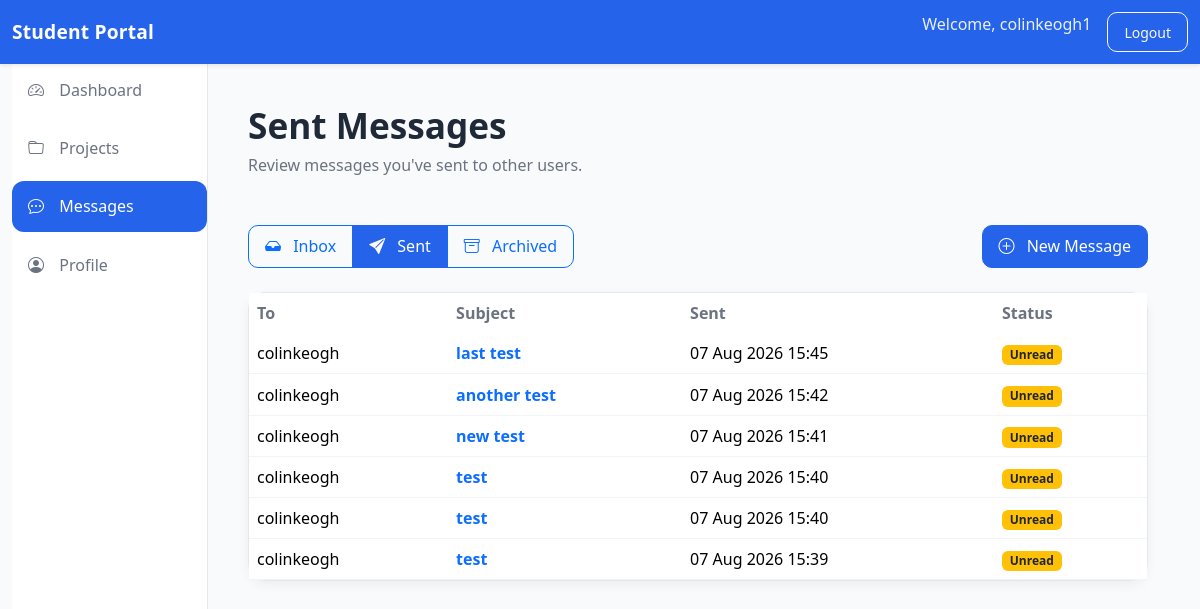
The app's page /messaging/sent/ (signed in), older data.
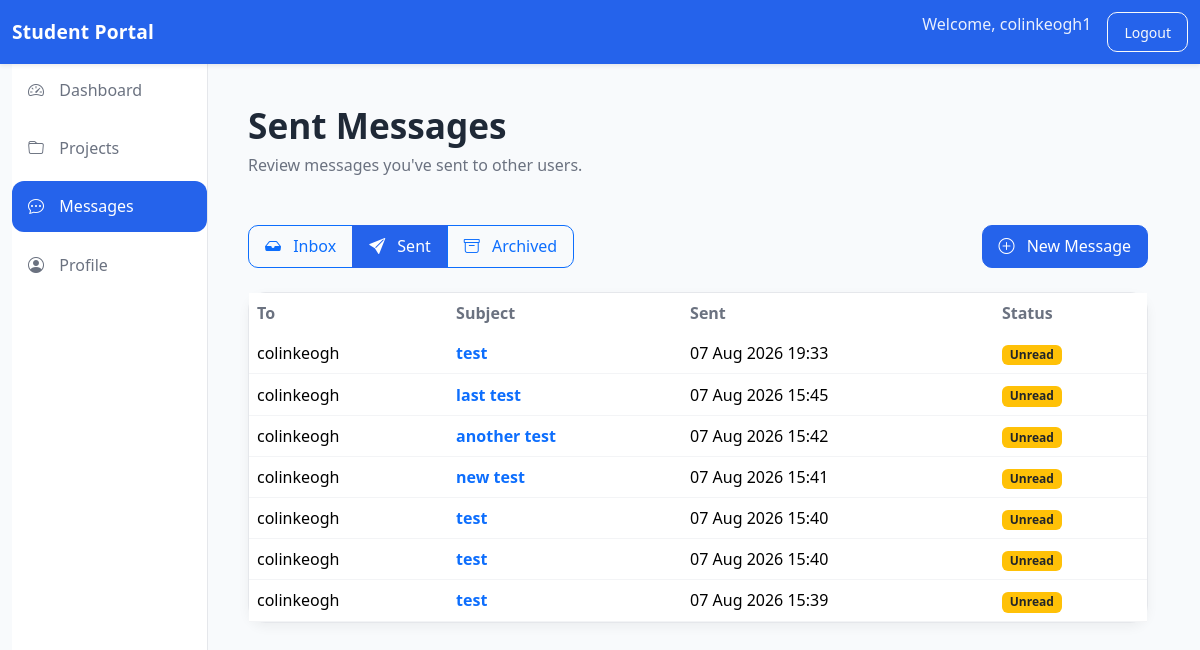
The same page, newer data.
### messaging/models.py (models this page shows, shortened)
class Message(models.Model):
    sender = models.ForeignKey(
        settings.AUTH_USER_MODEL,
        on_delete=models.CASCADE,
        related_name="sent_messages",
    )
    recipient = models.ForeignKey(
        settings.AUTH_USER_MODEL,
        on_delete=models.CASCADE,
        related_name="received_messages",
    )
    subject = models.CharField(
        max_length=200,
    )
    body = models.TextField()
    sent_at = models.DateTimeField(
        auto_now_add=True,
    )
    is_read = models.BooleanField(
        default=False,
    )
    is_archived = models.BooleanField(
        default=False,
    )
    class Meta:
        ordering = ["-sent_at"]

### accounts/models.py (models this page shows)
class CustomUser(AbstractUser):
    pass

### messaging/views.py (the view)
@login_required
def sent_messages(request):
    sent_messages = Message.objects.filter(
        sender=request.user,
    )
    return render(
        request,
        "messaging/sent_messages.html",
        {
            "sent_messages": sent_messages,
        },
    )

### messaging/templates/messaging/sent_messages.html (shortened to what this page needs)
{% extends "base.html" %}
{% block content %}
<div class="mb-5">
    <h1>Sent Messages</h1>
    <p class="text-muted mb-0">
        Review messages you've sent to other users.
    </p>
</div>
<div class="d-flex justify-content-between align-items-center flex-wrap gap-3 mb-4">
    <div class="btn-group">
        <a
            href="{% url 'messaging:inbox' %}"
            class="btn btn-outline-primary">
            <i class="bi bi-inbox-fill me-2"></i>
            Inbox
        </a>
        <a
            href="{% url 'messaging:sent' %}"
            class="btn btn-primary">
            <i class="bi bi-send-fill me-2"></i>
            Sent
        </a>
        <a
            href="{% url 'messaging:archived' %}"
            class="btn btn-outline-primary">
            <i class="bi bi-archive me-2"></i>
            Archived
        </a>
    </div>
    <a
        href="{% url 'messaging:new' %}"
        class="btn btn-primary">
        <i class="bi bi-plus-circle me-2"></i>
        New Message
    </a>
</div>
{% if sent_messages %}
<div class="card">
    <div class="table-responsive">
        <table class="table table-hover align-middle mb-0">
            <thead>
                <tr>
                    <th>To</th>
                    <th>Subject</th>
                    <th>Sent</th>
                    <th>Status</th>
                </tr>
            </thead>
            <tbody>
                {% for message in sent_messages %}
                <tr>
                    <td>
                        {{ message.recipient.username }}
                    </td>
                    <td>
                        <a
                            href="{% url 'messaging:detail' message.pk %}"
                            class="text-decoration-none fw-semibold">
                            {{ message.subject }}
                        </a>
                    </td>
                    <td>
                        {{ message.sent_at|date:"d M Y H:i" }}
                    </td>
                    <td>
                        {% if message.is_read %}
                            <span class="badge bg-success">
                                Read
                            </span>
                        {% else %}
                            <span class="badge bg-warning text-dark">
                                Unread
                            </span>
                        {% endif %}
                    </td>
                </tr>
                {% endfor %}
            </tbody>
        </table>
    </div>
</div>
{% endif %}
{% endblock %}

Row changes from the older to the newer data that the page shows:
added Message: recipient.username "colinkeogh", subject "test", sent_at "07 Aug 2026 19:33", is_read "Unread"
